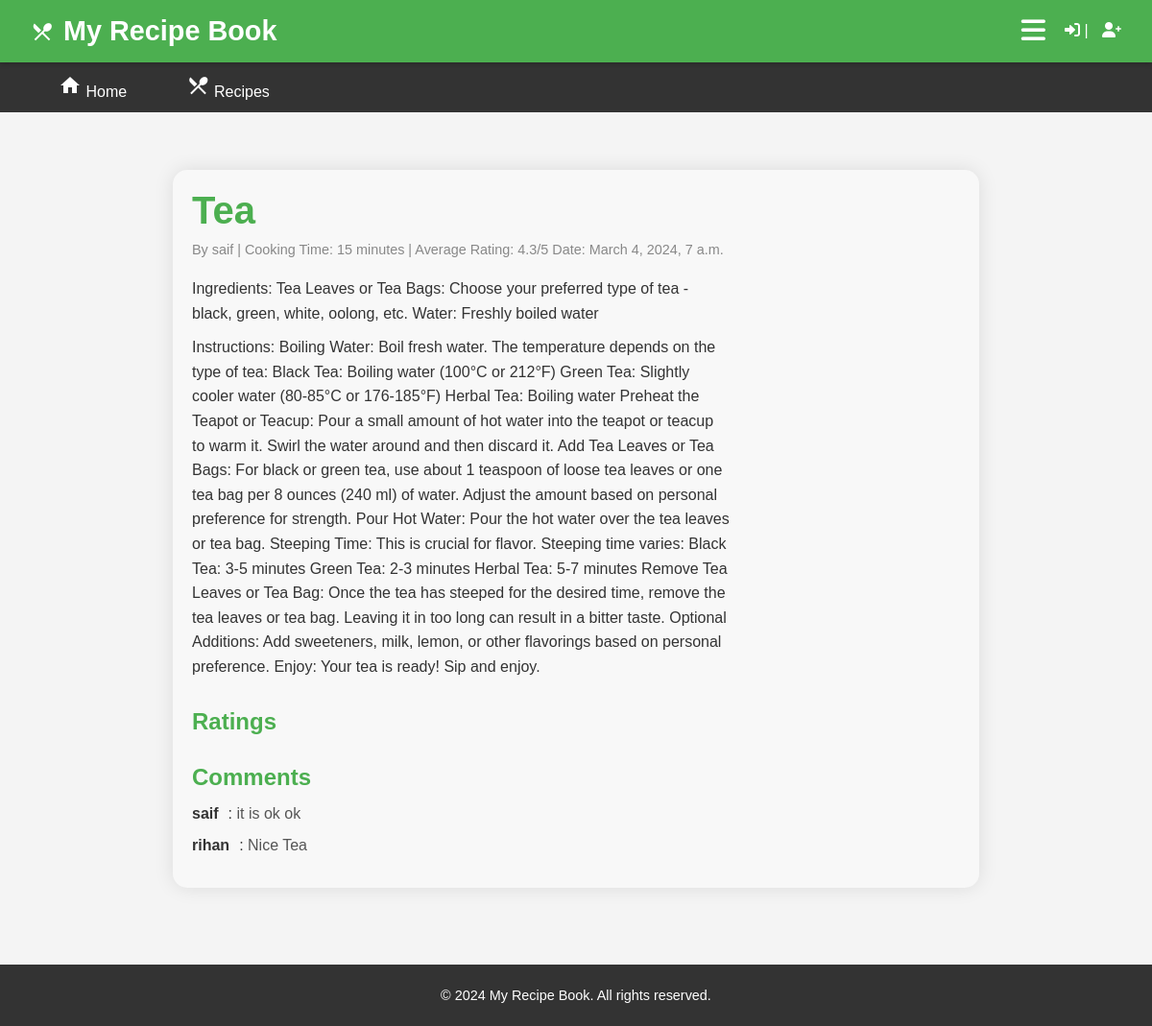
Page /recipes/1/ on the committed database.
### app/models.py (models this page shows, shortened)
class Recipe(models.Model):
    title = models.CharField(max_length=255)
    author = models.ForeignKey(User, on_delete=models.CASCADE)
    ingredients = models.TextField()
    instructions = models.TextField()
    cooking_time = models.PositiveIntegerField(help_text="Cooking time in minutes")
    created_at = models.DateTimeField(auto_now_add=True)
    updated_at = models.DateTimeField(auto_now=True)

class Comment(models.Model):
    recipe = models.ForeignKey(Recipe, on_delete=models.CASCADE, related_name='comments')
    user = models.ForeignKey(User, on_delete=models.CASCADE)
    text = models.TextField()
    created_at = models.DateTimeField(auto_now_add=True)

### app/views.py (the view)
# urls.py: path('recipes/<int:recipe_id>/', recipe_detail, name='recipe_detail'),
def recipe_detail(request, recipe_id):
    recipe = get_object_or_404(Recipe, pk=recipe_id)
    comments = Comment.objects.filter(recipe=recipe)
    ratings = Rating.objects.filter(recipe=recipe)
    average_rating = calculate_average_rating(ratings)
    comment_form = CommentForm()
    rating_form = RatingForm()
    return render(request, 'recipe_book/recipe_detail.html', {
        'recipe': recipe,
        'comments': comments,
        'ratings': ratings,
        'average_rating': average_rating,
        'comment_form': comment_form,
        'rating_form': rating_form,
    })

### app/views.py (called while the page is built)
def calculate_average_rating(ratings):
    if ratings:
        total_ratings = sum([rating.value for rating in ratings])
        average_rating = total_ratings / len(ratings)
        return round(average_rating, 1)
    return 0

### app/templates/recipe_book/recipe_detail.html (shortened to what this page needs)
{% extends 'base.html' %}
{% block content %}
<head>
  <link rel="stylesheet" href="https://cdnjs.cloudflare.com/ajax/libs/font-awesome/6.0.0/css/all.min.css">
</head>
  <div class="recipe-detail-container">
    <div class="recipe-detail-content">
      <h2>{{ recipe.title }}</h2>
      <p class="recipe-meta">
        <span>By {{ recipe.author.username }}</span> |
        <span>Cooking Time: {{ recipe.cooking_time }} minutes</span> |
        <span>Average Rating: {{ average_rating }}/5</span>
        <span>Date: {{ recipe.created_at }}</span>
      </p>
      <p class="recipe-ingredients">{{ recipe.ingredients }}</p>
      <p class="recipe-instructions">Instructions: {{ recipe.instructions }}</p>
      {% if ratings %}
        <div class="ratings-section">
          <h3>Ratings</h3>
        </div>
      {% endif %}
      {% if comments %}
        <div class="comments-section">
          <h3>Comments</h3>
          <ul>
            {% for comment in comments %}
              <li>
                <span class="user-name">{{ comment.user.username }}</span>:
                <span class="comment-text">{{ comment.text }}</span>
              </li>
            {% endfor %}
          </ul>
        </div>
      {% endif %}
    </div>
  </div>
{% endblock %}

### app/templates/base.html (shortened to what this page needs)
<!DOCTYPE html>
<html lang="en">
<head>
    <link rel="stylesheet" href="https://cdnjs.cloudflare.com/ajax/libs/font-awesome/5.15.4/css/all.min.css">
    {% load static %}
    <link rel="stylesheet" href="{% static 'css/styles.css' %}">
</head>
<body>
    <header>
        <h1><i class="material-icons">restaurant_menu</i> {% block header %}My Recipe Book{% endblock %}</h1>
        <div class="icons">
            <i class="fas fa-bars mobile-menu-icon" onclick="toggleMobileMenu()"></i>
            {% if user.is_authenticated %}
                <span class="intro">Welcome, {{ user.username }}! <a href="{% url 'logout' %}" class="nav-link"><i class="fas fa-sign-out-alt"></i></a></span>
            {% else %}
                <span class="intro"><a href="{% url 'login' %}" class="nav-link"><i class="fas fa-sign-in-alt"></i></a> | <a href="{% url 'signup' %}" class="nav-link"><i class="fas fa-user-plus"></i></a></span>
            {% endif %}
        </div>
    </header>
    <nav>
        <div class="menu">
            <a href="{% url 'home' %}"><i class="material-icons">home</i> Home</a>
            <a href="{% url 'recipe_list' %}"><i class="material-icons">local_dining</i> Recipes</a>
        </div>
    </nav>
    <main>
        {% block content %}{% endblock %}
    </main>
    <footer>
        <p>&copy; 2024 My Recipe Book. All rights reserved.</p>
    </footer>
</body>
</html>

### app/static/css/styles.css (style rules this page uses)
body, h1, h2, h3, p, ul, li { margin: 0; padding: 0; }
body { font-family: 'Arial', sans-serif; background: #f8f8f8; color: #333; }
header { background-color: #4CAF50; color: white; padding: 1rem; text-align: center; }
nav { display: flex; justify-content: space-between; background-color: #333; padding: 1rem; }
nav a { color: white; text-decoration: none; padding: 0.5rem 1rem; margin: 0 10px; border-radius: 5px; }

### app/templates/recipe_book/recipe_detail.html (style rules this page uses)
.recipe-detail-container { max-width: 800px; margin: 20px auto; padding: 20px; border-radius: 15px; background-color: #f8f8f8; box-shadow: 0 0 20px rgba(0, 0, 0, 0.1); overflow: hidden; color: #333; }
.recipe-detail-content { width: 70%; float: left; }
h2 { color: #4CAF50; font-size: 2.5em; margin-bottom: 10px; }
.recipe-meta { color: #888; font-size: 0.9em; margin-bottom: 20px; }
.recipe-ingredients, .recipe-instructions { line-height: 1.6; margin: 10px 0; }
.ratings-section, .comments-section { margin-top: 30px; }
.ratings-section h3, .comments-section h3 { color: #4CAF50; font-size: 1.5em; margin-bottom: 15px; }
.ratings-section ul, .comments-section ul { list-style: none; padding: 0; margin: 0; }
.ratings-section li, .comments-section li { margin-bottom: 15px; }
.user-name { color: #333; font-weight: bold; margin-right: 10px; }
.comment-text { color: #555; }

### rows in the picture
Recipe: title "Tea", author.username "saif", cooking_time "15", created_at "March 4, 2024, 7 a.m.", ingredients "Ingredients: Tea Leaves or Tea Bags: Choose your preferred type of tea - black, green, white, oolong, etc. Water: Freshly boiled water", instructions "Boiling Water: Boil fresh water. The temperature depends on the type of tea: Black Tea: Boiling water (100°C or 212°F) Green Tea: Slightly cooler water (80-85°C or 176-185°F) Herbal Tea: Boiling water Preheat the Teapot or Teacup: Pour a small amount of hot water into the teapot or teacup to warm it. Swirl the water around and then discard it. Add Tea Leaves or Tea Bags: For black or green tea, use about 1 teaspoon of loose tea leaves or one tea bag per 8 ounces (240 ml) of water. Adjust the amount based on personal preference for strength. Pour Hot Water: Pour the hot water over the tea leaves or tea bag. Steeping Time: This is crucial for flavor. Steeping time varies: Black Tea: 3-5…"
Comment: user.username "saif", text "it is ok ok"
Comment: user.username "rihan", text "Nice Tea"

### other values in the picture
{{ average_rating }} "4.3"
